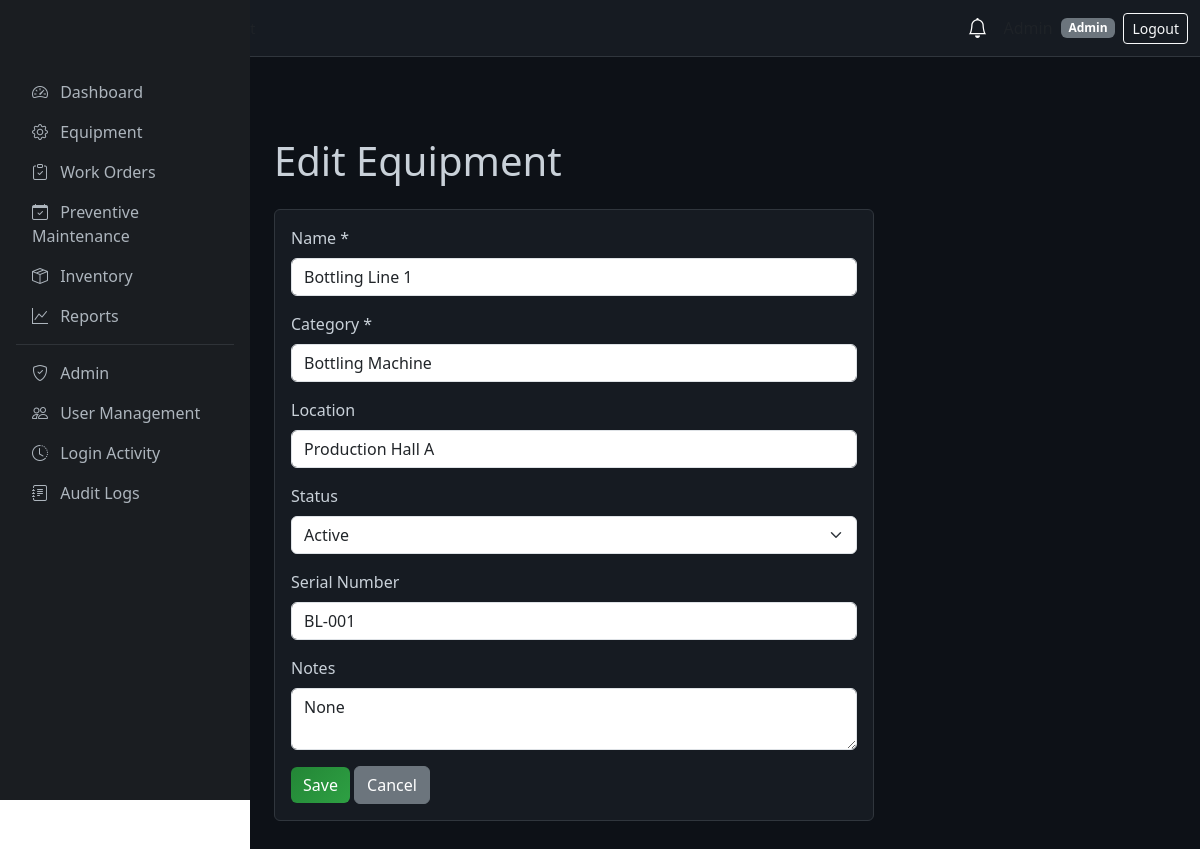
The app's page /equipment/1/edit (signed in) with its own data.
### tables this page shows
CREATE TABLE users (
    id INTEGER PRIMARY KEY AUTOINCREMENT,
    name TEXT NOT NULL,
    email TEXT UNIQUE NOT NULL,
    password_hash TEXT NOT NULL,
    role TEXT NOT NULL CHECK(role IN ('Admin', 'Maintenance Manager', 'Technician', 'Store Manager')),
    is_active INTEGER DEFAULT 1,
    created_at TIMESTAMP DEFAULT CURRENT_TIMESTAMP,
    updated_at TIMESTAMP DEFAULT CURRENT_TIMESTAMP
, last_login TIMESTAMP, password TEXT);

CREATE TABLE equipment (
    id INTEGER PRIMARY KEY AUTOINCREMENT,
    name TEXT NOT NULL,
    category TEXT NOT NULL,
    location TEXT,
    status TEXT NOT NULL DEFAULT 'active' CHECK(status IN ('active', 'faulty', 'under_maintenance', 'inactive')),
    qr_code TEXT,
    serial_number TEXT,
    purchase_date TEXT,
    last_maintenance_date TEXT,
    notes TEXT,
    created_at TIMESTAMP DEFAULT CURRENT_TIMESTAMP,
    updated_at TIMESTAMP DEFAULT CURRENT_TIMESTAMP
);

### app/routes/equipment_routes.py (the view, shortened to what this page needs)
@equipment_bp.route('/<int:eq_id>/edit', methods=['GET', 'POST'])
@login_required
@role_required('Admin', 'Maintenance Manager')
def edit(eq_id):
    eq = get_by_id(eq_id)
    if not eq:
        flash('Equipment not found.', 'danger')
        return redirect(url_for('equipment.list_equipment'))
    return render_template('equipment/form.html', equipment=eq)

### app/models/equipment.py (called while the page is built)
def get_by_id(eq_id):
    return execute_query("SELECT * FROM equipment WHERE id = ?", (eq_id,), fetch_one=True)

### app/models/notification.py (called while the page is built)
def get_unread(user_id):
    return execute_query(
        "SELECT * FROM notifications WHERE user_id = ? AND is_read = 0 ORDER BY created_at DESC",
        (user_id,), fetch_all=True
    )

### app/models/user.py (called while the page is built)
def get_by_id(user_id):
    return execute_query(
        "SELECT id, name, email, role, is_active FROM users WHERE id = ?",
        (user_id,), fetch_one=True
    )

### app/routes/auth_routes.py (called while the page is built)
def login_required(f):
    @wraps(f)
    def decorated(*args, **kwargs):
        if 'user_id' not in session:
            flash('Please log in to access this page.', 'warning')
            return redirect(url_for('auth.login'))
        return f(*args, **kwargs)
    return decorated

def role_required(*allowed_roles):
    def decorator(f):
        @wraps(f)
        def decorated(*args, **kwargs):
            if 'user_id' not in session:
                flash('Please log in.', 'warning')
                return redirect(url_for('auth.login'))
            user = get_by_id(session['user_id'])
            if not user or user['role'] not in allowed_roles:
                flash('Access denied. Insufficient permissions.', 'danger')
                return redirect(url_for('main.dashboard'))
            return f(*args, **kwargs)
        return decorated
    return decorator

### database/db.py (called while the page is built)
def get_connection():
    conn = sqlite3.connect(DATABASE)
    conn.row_factory = sqlite3.Row
    conn.execute("PRAGMA foreign_keys = ON")
    return conn

def execute_query(query, params=(), fetch_one=False, fetch_all=False, commit=True):
    conn = get_connection()
    cursor = conn.cursor()
    cursor.execute(query, params)
    result = None
    if fetch_one:
        row = cursor.fetchone()
        result = dict(row) if row else None
    elif fetch_all:
        rows = cursor.fetchall()
        result = [dict(row) for row in rows]
    else:
        if commit:
            conn.commit()
        result = cursor.lastrowid
    conn.close()
    return result

### templates/equipment/form.html (shortened to what this page needs)
{% extends "base.html" %}
{% block content %}
<h1 class="mb-4">{{ 'Edit' if equipment else 'Add' }} Equipment</h1>
<div class="card" style="max-width: 600px;">
    <div class="card-body">
        <form method="POST">
            <div class="mb-3">
                <label class="form-label">Name *</label>
                <input type="text" name="name" class="form-control" value="{{ equipment.name if equipment else '' }}" required>
            </div>
            <div class="mb-3">
                <label class="form-label">Category *</label>
                <input type="text" name="category" class="form-control" placeholder="e.g. Bottling Machine, Conveyor" value="{{ equipment.category if equipment else '' }}" required>
            </div>
            <div class="mb-3">
                <label class="form-label">Location</label>
                <input type="text" name="location" class="form-control" value="{{ equipment.location if equipment else '' }}">
            </div>
            <div class="mb-3">
                <label class="form-label">Status</label>
                <select name="status" class="form-select">
                    <option value="active" {{ 'selected' if equipment and equipment.status=='active' else '' }}>Active</option>
                </select>
            </div>
            <div class="mb-3">
                <label class="form-label">Serial Number</label>
                <input type="text" name="serial_number" class="form-control" value="{{ equipment.serial_number if equipment else '' }}">
            </div>
            <div class="mb-3">
                <label class="form-label">Notes</label>
                <textarea name="notes" class="form-control" rows="2">{{ equipment.notes if equipment else '' }}</textarea>
            </div>
            <button type="submit" class="btn btn-primary">Save</button>
            <a href="{{ url_for('equipment.list_equipment') }}" class="btn btn-secondary">Cancel</a>
        </form>
    </div>
</div>
{% endblock %}

### templates/base.html (shortened to what this page needs)
<!DOCTYPE html>
<html lang="en">
<head>
    <link href="https://cdn.jsdelivr.net/npm/bootstrap@5.3.2/dist/css/bootstrap.min.css" rel="stylesheet">
    <link href="https://cdn.jsdelivr.net/npm/bootstrap-icons@1.11.1/font/bootstrap-icons.css" rel="stylesheet">
</head>
<body>
    {% if current_user %}
    <nav class="navbar navbar-expand-lg navbar-dark">
        <div class="container-fluid">
            <a class="navbar-brand brand-gradient fw-bold" href="{{ url_for('main.dashboard') }}">TINDI CMMS</a>
            <span class="text-muted small">Coca-Cola Plant</span>
            <div class="ms-auto d-flex align-items-center">
                <div class="dropdown me-3">
                    <a class="text-white position-relative" href="#" data-bs-toggle="dropdown">
                        <i class="bi bi-bell fs-5"></i>
                    </a>
                </div>
                <span class="text-muted me-2">{{ current_user.name }}</span>
                <span class="badge bg-secondary">{{ current_user.role }}</span>
                <a href="{{ url_for('auth.logout') }}" class="btn btn-outline-light btn-sm ms-2">Logout</a>
            </div>
        </div>
    </nav>
    <div class="d-flex">
        <aside class="sidebar position-fixed top-0 start-0 vh-100"
            style="width: var(--sidebar-width); padding-top: 56px;">
            <nav class="nav flex-column p-3">
                <a class="nav-link rounded"
                    href="{{ url_for('admin.dashboard') if current_user.role == 'Admin' else url_for('main.dashboard') }}"><i
                        class="bi bi-speedometer2 me-2"></i> Dashboard</a>
                {% if current_user.role in ['Admin', 'Maintenance Manager', 'Technician'] %}
                <a class="nav-link rounded" href="{{ url_for('equipment.list_equipment') }}"><i
                        class="bi bi-gear me-2"></i> Equipment</a>
                {% endif %}
                {% if current_user.role in ['Admin', 'Maintenance Manager', 'Technician'] %}
                <a class="nav-link rounded" href="{{ url_for('work_order.list_work_orders') }}"><i
                        class="bi bi-clipboard-check me-2"></i> Work Orders</a>
                {% endif %}
                {% if current_user.role in ['Admin', 'Maintenance Manager'] %}
                <a class="nav-link rounded" href="{{ url_for('maintenance.list_schedules') }}"><i
                        class="bi bi-calendar-check me-2"></i> Preventive Maintenance</a>
                {% endif %}
                {% if current_user.role in ['Admin', 'Store Manager', 'Maintenance Manager'] %}
                <a class="nav-link rounded" href="{{ url_for('inventory.list_inventory') }}"><i
                        class="bi bi-box-seam me-2"></i> Inventory</a>
                {% endif %}
                {% if current_user.role in ['Admin', 'Maintenance Manager'] %}
                <a class="nav-link rounded" href="{{ url_for('reports.index') }}"><i class="bi bi-graph-up me-2"></i>
                    Reports</a>
                {% endif %}
                {% if current_user.role == 'Admin' %}
                <hr class="border-secondary my-2">
                <a class="nav-link rounded" href="{{ url_for('admin.dashboard') }}"><i
                        class="bi bi-shield-check me-2"></i> Admin</a>
                <a class="nav-link rounded" href="{{ url_for('admin.users') }}"><i class="bi bi-people me-2"></i> User
                    Management</a>
                <a class="nav-link rounded" href="{{ url_for('admin.login_activity') }}"><i
                        class="bi bi-clock-history me-2"></i> Login Activity</a>
                <a class="nav-link rounded" href="{{ url_for('audit.audit_logs') }}"><i
                        class="bi bi-journal-text me-2"></i> Audit Logs</a>
                {% endif %}
            </nav>
        </aside>
        <main class="main-content flex-grow-1 p-4" style="padding-top: 80px !important;">
            {% block content %}{% endblock %}
        </main>
    </div>
    {% else %}
    {% block full_page %}{% endblock %}
    {% endif %}
</body>
</html>

### templates/base.html (style rules this page uses)
:root { --sidebar-width: 250px; }
.sidebar { min-height: 100vh; background: #1a1d21; }
.sidebar .nav-link { color: #adb5bd; }
.main-content { margin-left: var(--sidebar-width); min-height: 100vh; background: #0d1117; color: #c9d1d9; }
.card { background: #161b22; border: 1px solid #30363d; color: #c9d1d9; }
.navbar-dark { background: #161b22 !important; border-bottom: 1px solid #30363d; }
.brand-gradient { background: linear-gradient(135deg, #58a6ff 0%, #a371f7 100%); -webkit-background-clip: text; -webkit-text-fill-color: transparent; }
.btn-primary { background: linear-gradient(135deg, #238636 0%, #2ea043 100%); border: none; }

### records on screen
users: role "Admin"
equipment: name "Bottling Line 1", category "Bottling Machine", location "Production Hall A", serial_number "BL-001"

### other values on screen
{{ 'Edit' if equipment else 'Add' }} "Edit"
